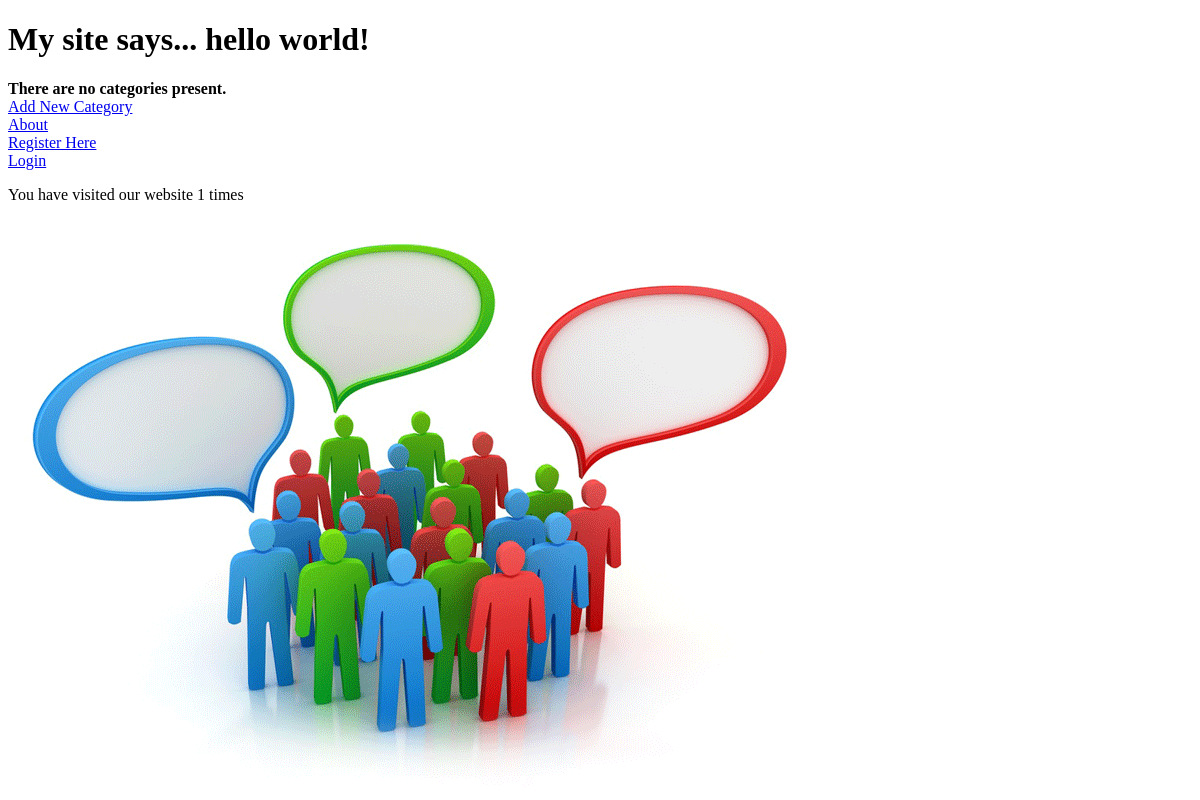
Before: /polls/ with the older database file.
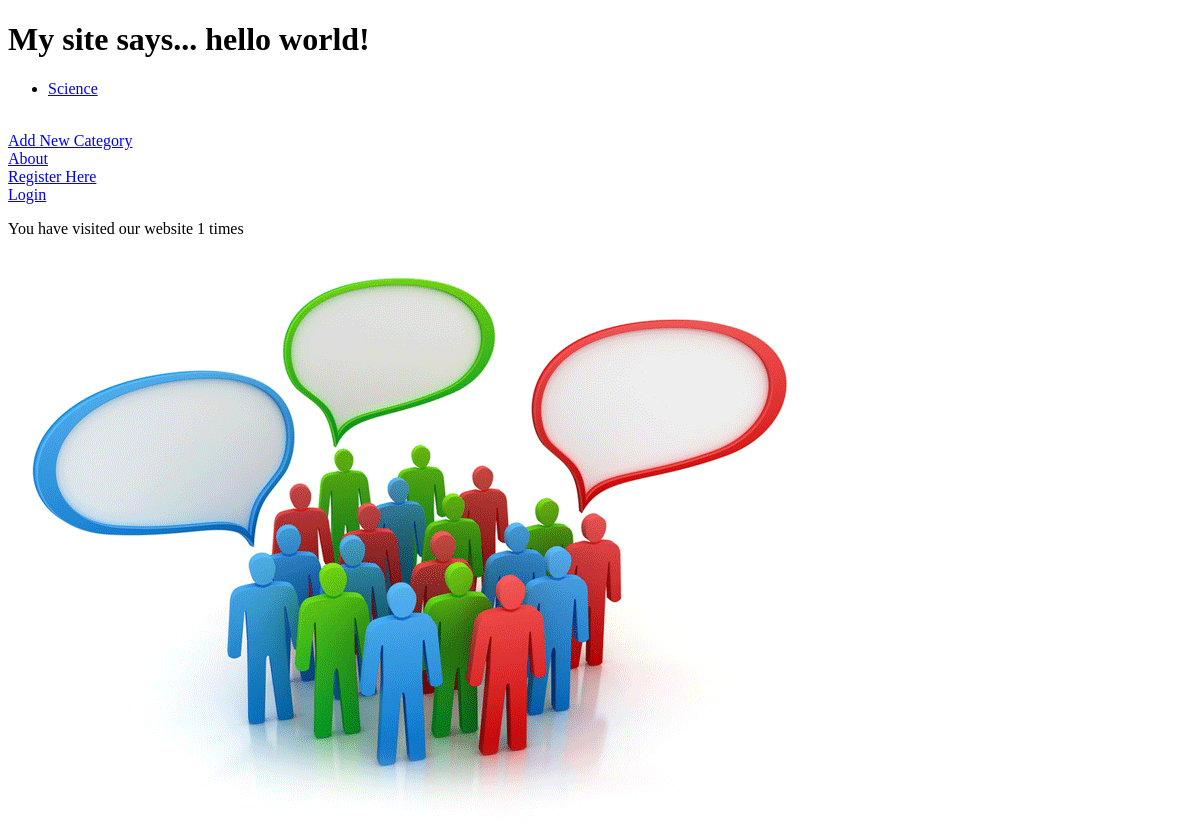
After: the same page with the newer database file.
### polls/models.py (models this page shows, shortened)
class Category(models.Model):
    name = models.CharField(max_length=128, unique=True)
    slug = models.SlugField(unique=True)

### polls/views.py (the view)
def index(request):
    category_list = Category.objects.order_by('-slug')[:5]
    context_dict = {'categories': category_list}
    visits = request.session.get('visits')
    if not visits:
        visits = 1
    reset_last_visit_time = False
    last_visit = request.session.get('last_visit')
    if last_visit:
        last_visit_time = datetime.strptime(last_visit[:-7], "%Y-%m-%d %H:%M:%S")
        if (datetime.now() - last_visit_time).seconds > 0:
            visits = visits + 1
            reset_last_visit_time = True
    else:
        reset_last_visit_time = True
    if reset_last_visit_time:
        request.session['last_visit'] = str(datetime.now())
        request.session['visits']  = visits
    context_dict['visits'] = visits
    return render(request, 'polls/index.html', context_dict)

### templates/polls/index.html (shortened to what this page needs)
<!DOCTYPE html>
{% load staticfiles %}
<html>
      <head>
      </head>
      <body>
        {% if user.is_authenticated %}
         <h1>My site  says... hello {{ user.username }}!</h1>
        {% else %}
        <h1>My site says... hello world!</h1>
        {% endif %}
        {% if categories %}
            <ul>
                {% for category in categories %}
                <li><a href="/polls/category/{{ category.slug }}">{{ category.name }}</a></li>
                {% endfor %}
            </ul>
       {% else %}
            <strong>There are no categories present.</strong>
       {% endif %}
         <br/>
         <a href="{% url 'add_category'%}" >Add New Category</a> <br/>
         <a href = '/polls/about'> About </a> <br/>
         <a href = "/polls/register/">Register Here</a> <br/>
         <a href="/polls/login/">Login</a> <br/>
         <p> You have visited our website {{visits}} times</p>
        <img src="{% static "images/Polling.gif" %}" alt = "Polling Picture"/>
      </body>
</html>

Changed rows visible on the page:
added Category: name "Science"
Other visible differences:
text no longer shown: "There are no categories present."
